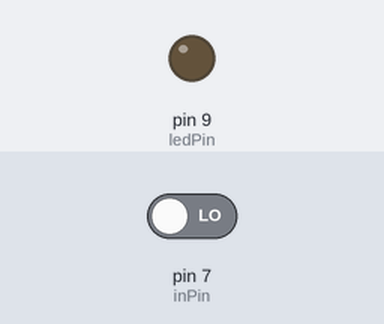
A sketch run on a simulated Arduino Uno, built with avr-gcc and run on an emulated ATmega328P. On the bench: output pins drawn as LEDs (lit = HIGH). Dashed ring = blinking. Inputs (shaded band) come from the test bench; at power-on: pin 7 (inPin) LOW.

Above: at 1.2 s.
1.3 s: pin 7 (inPin) driven HIGH
At 1.6 s:
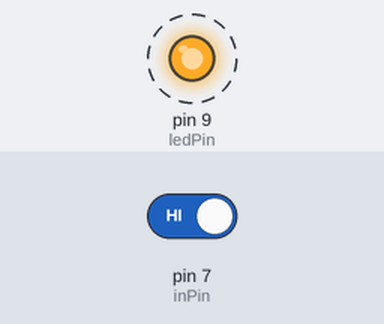
4.3 s: pin 7 (inPin) driven LOW
At 4.6 s:
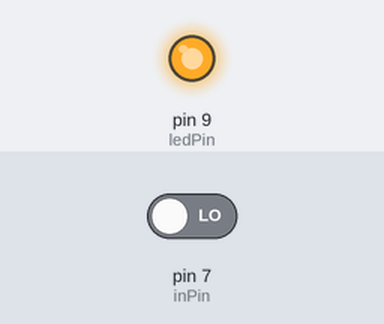
Timing chart, 0 to 7.3 s (numbered marks = the images above; inputs shaded):
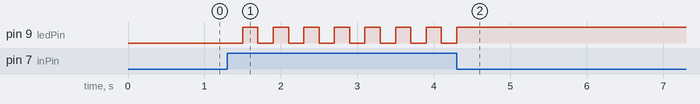

Measured:
- after the input at 1.3 s, pin 9 (ledPin): alternates HIGH for 0.20 s and LOW for 0.20 s, starting after 0.20 s
- after the input at 4.3 s, pin 9 (ledPin): goes on until 4.3 s, then stays HIGH

The sketch:

led_and_push_button.ino
```cpp
int ledPin = 9;
int inPin = 7;
int val = 0;
int count = 0;


void setup() {
  pinMode (ledPin , OUTPUT);
  pinMode (inPin, INPUT);

}

void loop()

 {
   val = digitalRead(inPin);


if (val == HIGH)


{
  count++;
  delay(200);
}

if (count == 1)
 {
  digitalWrite(ledPin, HIGH);

 }
else if (count == 2)
{
  digitalWrite (ledPin,LOW);
  count = 0;
}

}
```
